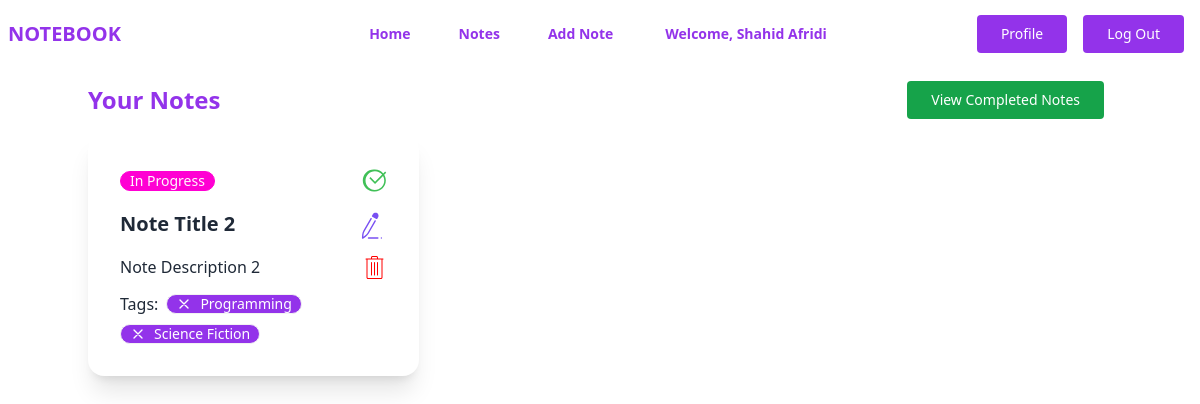
/notes/ (signed in), run on an earlier commit of the app's database.
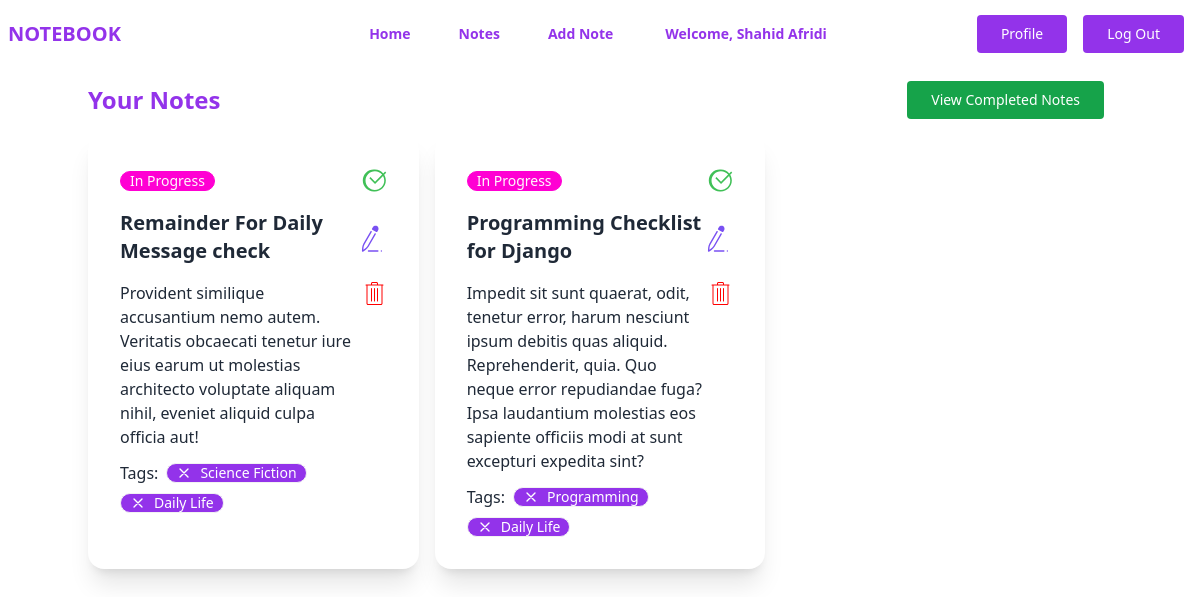
And on a later commit of the database.
### notes/models.py (models this page shows, shortened)
class Note(models.Model):
    title = models.CharField(max_length = 100)
    description = models.TextField(max_length = 500)
    tags = models.ManyToManyField(Tag)
    status = models.IntegerField(choices = STATUS, default= 1)
    created_on = models.DateTimeField(auto_now_add = True)
    deadline = models.DateTimeField(blank = True, null = True)
    user = models.ForeignKey(User, related_name='users', on_delete = models.CASCADE)
    class Meta:
        ordering = ['created_on']

class Tag(models.Model):
    name = models.CharField(max_length=100, unique=True)
    def __str__(self):
        return self.name

### notes/views.py (the view)
# urls.py: path('', AllNotesView.as_view(), name='notes'),
class AllNotesView(LoginRequiredMixin, ListView):
    template_name = 'notes/note.html'
    model = Note
    context_object_name = 'notes'
    def get_queryset(self):
        queryset = Note.objects.filter(user=self.request.user, status = 1)
        return queryset

### notes/templates/notes/note.html (shortened to what this page needs)
{% extends "base.html" %}
{% load static %}
{% block content %}
    <div class="flex justify-between items-center">
        <h2 class="text-purple-600 text-2xl font-bold my-4">Your Notes</h2>
        {% if 'completed' not in request.path %}
            <a href="{% url 'completed' %}" class="mx-2 inline-block font-medium text-sm px-6 py-3 leading-none bg-green-600 rounded text-white border-white hover:border-transparent hover:text-dark hover:bg-green-700 mt-4 lg:mt-0">View Completed Notes</a>
        {% else %}
            <a href="{% url 'notes' %}" class="mx-2 inline-block font-medium text-sm px-6 py-3 leading-none bg-[#D300FF] rounded text-white border-white hover:border-transparent hover:text-dark hover:bg-[#9d2bb4] mt-4 lg:mt-0">View In Progress Notes</a>
        {% endif %}
    </div>
    <div class="grid sm:grid-cols-1 md:grid-cols-3 gap-4">
        {% for note in notes %}
            <div class="card bg-base-100 shadow-xl">
                <div class="card-body">
                    <div class="flex justify-between items-center py-1">
                        <div class="badge {% if note.status == 1 %}badge-secondary {% else %} badge-success {% endif %}">{% if note.status == 1 %}In Progress {% else %} Completed {% endif %}</div>
                        <div class="tooltip" data-tip="Mark as Complete">
                            <a class="{% if note.status == 2 %}btn-disabled{% endif %}" href="{% url "complete" note.id %}">
                            </a>
                        </div>
                    </div>
                    <div class="flex justify-between items-center py-1">
                        <h2 class="card-title {% if note.status == 2 %}line-through{% endif %}">{{note.title}}</h2>
                    <div class="tooltip" data-tip="Edit Note">
                        <a href="{% url "edit_note" note.id %}">
                        </a>
                    </div>
                    </div>
                    <div class="flex justify-between py-1">
                        <p class="pr-1">{{note.description}}</p>
                        <div class="tooltip" data-tip="Delete Note">
                        <a  href="{% url "delete_note" note.id %}" >
                        </a>
                    </div>
                    </div>
                    <div class="flex flex-wrap items-center gap-2">
                        Tags:
                        {% for tag in note.tags.all %}
                        <div class="badge bg-purple-600 text-white gap-2">
                            <svg xmlns="http://www.w3.org/2000/svg" fill="none" viewBox="0 0 24 24" class="inline-block w-4 h-4 stroke-current"><path stroke-linecap="round" stroke-linejoin="round" stroke-width="2" d="M6 18L18 6M6 6l12 12"></path></svg>
                            {{tag}}
                        </div>
                        {% endfor %}
                    </div>
                </div>
            </div>
        {% endfor %}
    </div>
{% endblock content %}

### core/templates/base.html (shortened to what this page needs)
<!DOCTYPE html>
<html lang="en">
<head>
    <link href="https://cdn.jsdelivr.net/npm/daisyui@4.5.0/dist/full.min.css" rel="stylesheet" type="text/css" />
    <script src="https://cdn.tailwindcss.com"></script>
</head>
<body>
    {% include "navbar.html" %}
    <div class="container mx-auto">
        {% block content %}
        {% endblock content %}
    </div>
</body>
</html>

### core/templates/navbar.html (shortened to what this page needs)
<div class="navbar bg-base-100">
  <div class="navbar-start">
    <a href="{% url "home" %}" class="text-purple-600 text-xl uppercase font-bold">NOTEBOOK</a>
  </div>
  <div class="navbar-center hidden lg:flex">
    <ul class="menu menu-horizontal px-1">
      <li>
          <a href="{% url "home" %}" class="block font-semibold mt-4 lg:inline-block lg:mt-0 text-purple-600 hover:text-red-600 hover:font-black mr-4">Home</a>
        </li>
        <li>
          <a href="{% url "notes" %}" class="block font-semibold mt-4 lg:inline-block lg:mt-0 text-purple-600 hover:text-red-600 hover:font-black mr-4">Notes</a>
        </li>
        <li>
          <a href="{% url "add_note" %}" class="block font-semibold mt-4 lg:inline-block lg:mt-0 text-purple-600 hover:text-red-600 hover:font-black mr-4">Add Note</a>
        </li>
        <div class="text-purple-600 my-auto font-black px-5">
          {% if request.user.is_authenticated %}
            Welcome, {{ request.user.first_name }} {{ request.user.last_name }}
          {% else %}
          Guest User
          {% endif %}
        </div>
    </ul>
  </div>
  <div class="navbar-end">
    {% if request.user.is_authenticated %}
    <a class="mx-2 inline-block font-medium text-sm px-6 py-3 leading-none bg-purple-600 rounded text-white border-white hover:border-transparent hover:text-dark hover:bg-red-600 mt-4 lg:mt-0">Profile</a>
    <a href="{% url "logout" %}" class="mx-2 inline-block font-medium text-sm px-6 py-3 leading-none bg-purple-600 rounded text-white border-white hover:border-transparent hover:text-dark hover:bg-red-600 mt-4 lg:mt-0">Log Out</a>
    {% endif %}
  </div>
</div>

What changed in the data, as far as the page shows it:
changed Note: title "Note Title 2" → "Remainder For Daily Message check"; description "Note Description 2" → "Provident similique accusantium nemo autem. Veritatis obcaecati tenetur iure eius earum ut molestias architecto voluptate aliquam nihil, eveniet aliquid culpa officia aut!"; loses Tag (name "Programming")
now on this page (row unchanged): Tag: name "Daily Life"
added Note: status "In Progress", title "Programming Checklist for Django", description "Impedit sit sunt quaerat, odit, tenetur error, harum nesciunt ipsum debitis quas aliquid. Reprehenderit, quia. Quo neque error repudiandae fuga? Ipsa laudantium molestias eos sapiente officiis modi at sunt excepturi expedita sint?", Tag (name "Programming")
